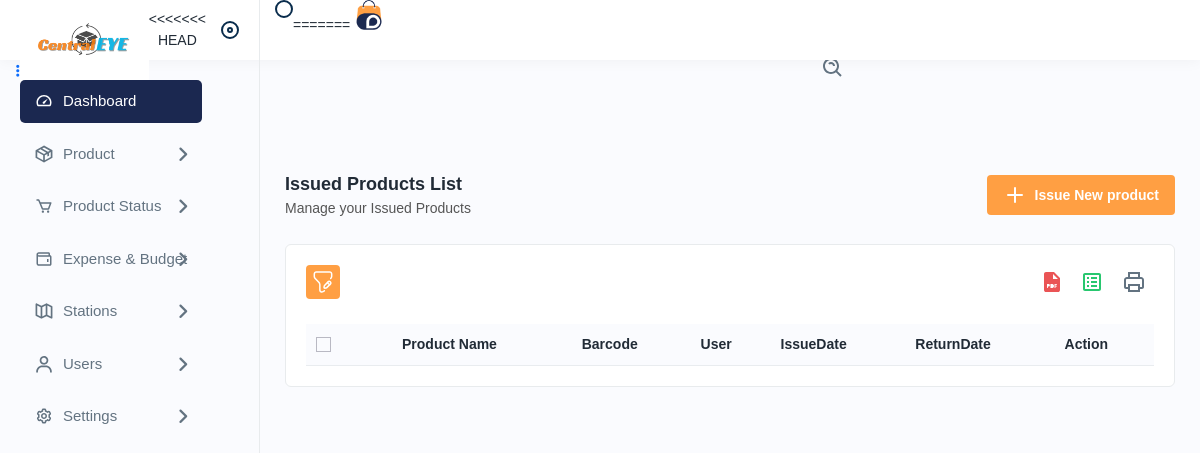
The page /issuedproducts on the database as committed earlier.
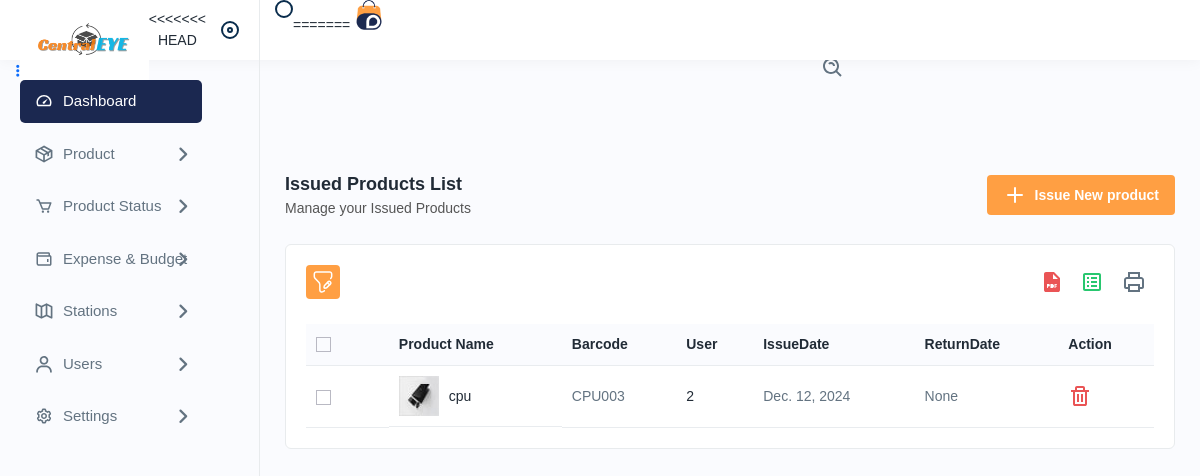
The same page on the database as committed later.
### app/models.py (models this page shows, shortened)
class Allocation(models.Model):          #issuedproducts
    allocation_id = models.IntegerField(primary_key=True, unique=True)
    asset = models.ForeignKey(Asset, null=True, blank=True, on_delete=models.SET_NULL)
    user = models.ForeignKey(UserDetails, null=True, blank=True, on_delete=models.SET_NULL)
    assign_date = models.DateField(auto_now_add=True)
    expected_return_date = models.DateField(null=True, blank=True)
    return_date = models.DateField(null=True, blank=True)
    assign_location = models.CharField(max_length=255)

class Asset(models.Model):
    asset_id = models.IntegerField(primary_key=True, unique=True)
    asset_name = models.CharField(max_length=255)
    asset_category = models.ForeignKey(AssetSubCategory, null=True, blank=True, on_delete=models.SET_NULL)
    barcode = models.CharField(max_length=255, unique=True, null=True, blank=True)
    purchase_date = models.DateField()
    asset_value = models.CharField(max_length=255)
    condition = models.CharField(max_length=20, choices=CONDITION_CHOICES, default='good')
    location = models.CharField(max_length=255)
    assign_to = models.ForeignKey(UserDetails, null=True, blank=True, on_delete=models.SET_NULL)
    asset_status = models.CharField(max_length=20, choices=ASSET_STATUS_CHOICES, default='available')
    asset_maintenance_date = models.DateField(null=True, blank=True)

class UserDetails(models.Model):
    user_id = models.IntegerField(primary_key=True, unique=True)
    username = models.CharField(max_length=255, unique=True)
    password = models.CharField(max_length=255)
    role = models.ForeignKey(role, null=True, blank=True, on_delete=models.SET_NULL)
    first_name = models.CharField(max_length=255)
    last_name = models.CharField(max_length=255)
    contact_number = models.CharField(max_length=15, null=True, blank=True)
    email = models.EmailField(unique=True, null=True, blank=True)
    station = models.ForeignKey(stationDetails, null=True, blank=True, on_delete=models.SET_NULL)
    last_login = models.DateTimeField(null=True, blank=True)
    is_active = models.BooleanField(default=True)

### app/views.py (the view)
# urls.py: path('issuedproducts', views.issuedproducts, name='issuedproducts'),
def issuedproducts(request):
    issuedproducts_id = Allocation.objects.all()
    con={'issuedproducts_id': issuedproducts_id}
    return render(request,'issuedproducts.html',con)

### templates/issuedproducts.html (shortened to what this page needs)
﻿{% extends 'navbar.html' %}
{% load static %}
{% block body %}
<div class="main-wrapper">
<div class="page-wrapper">
<div class="content">
<div class="page-header">
<div class="page-title">
<h4>Issued Products List</h4>
<h6>Manage your Issued Products</h6>
</div>
<div class="page-btn">
<a href="{% url 'addissuedproducts' %}" class="btn btn-added"><img src="{% static 'assets/img/icons/plus.svg' %}" alt="img" class="me-2">Issue New product</a>
</div>
</div>
<div class="card">
<div class="card-body">
<div class="table-top">
<div class="search-set">
<div class="search-path">
<a class="btn btn-filter" id="filter_search">
<img src="{% static 'assets/img/icons/filter.svg' %}" alt="img">
</a>
</div>
<div class="search-input">
<a class="btn btn-searchset"><img src="{% static 'assets/img/icons/search-white.svg' %}" alt="img"></a>
</div>
</div>
<div class="wordset">
<ul>
<li>
<a data-bs-toggle="tooltip" data-bs-placement="top" title="pdf"><img src="{% static 'assets/img/icons/pdf.svg' %}" alt="img"></a>
</li>
<li>
<a data-bs-toggle="tooltip" data-bs-placement="top" title="excel"><img src="{% static 'assets/img/icons/excel.svg' %}" alt="img"></a>
</li>
<li>
<a data-bs-toggle="tooltip" data-bs-placement="top" title="print"><img src="{% static 'assets/img/icons/printer.svg' %}" alt="img"></a>
</li>
</ul>
</div>
</div>
    <div class="table-responsive">
    <table class="table datanew">
    <thead>
    <tr>
    <th>
    <label class="checkboxs">
    <span class="checkmarks"></span>
    </label>
    </th>
    <th>Product Name</th>
    <th>Barcode</th>
    <th>User</th>
    <th>IssueDate</th>
    <th>ReturnDate</th>
    <th>Action</th>
    </tr>
    </thead>
    <tbody>
        {%for i in issuedproducts_id %}
    <tr>
    <td>
    <label class="checkboxs">
    <span class="checkmarks"></span>
    </label>
    </td>
    <td class="productimgname">
    <a href="javascript:void(0);" class="product-img">
    <img src="{% static 'assets/img/product/product1.jpg' %}" alt="product">
    </a>
    <a href="">{{i.asset.asset_name}}</a>
    </td>
    <td>{{i.asset.barcode}}</td>
    <td><a href="">{{i.user.username}}</a></td>
    <td>{{i.assign_date}}</td>
    <td>{{i.return_date}}</td>
    <td>
    <a class="me-3 confirm-text" href="javascript:void(0);">
    <img src="{% static 'assets/img/icons/delete.svg' %}" alt="img">
    </a>
    </td>
    </tr>
{% endfor %}
</tbody>
</table>
</div>
</div>
</div>
</div>
</div>
</div>
{% endblock %}

Rows that differ between the two databases and show on the page:
added Allocation: asset.asset_name "cpu", asset.barcode "CPU003", user.username "2", assign_date "Dec. 12, 2024", return_date "None"
